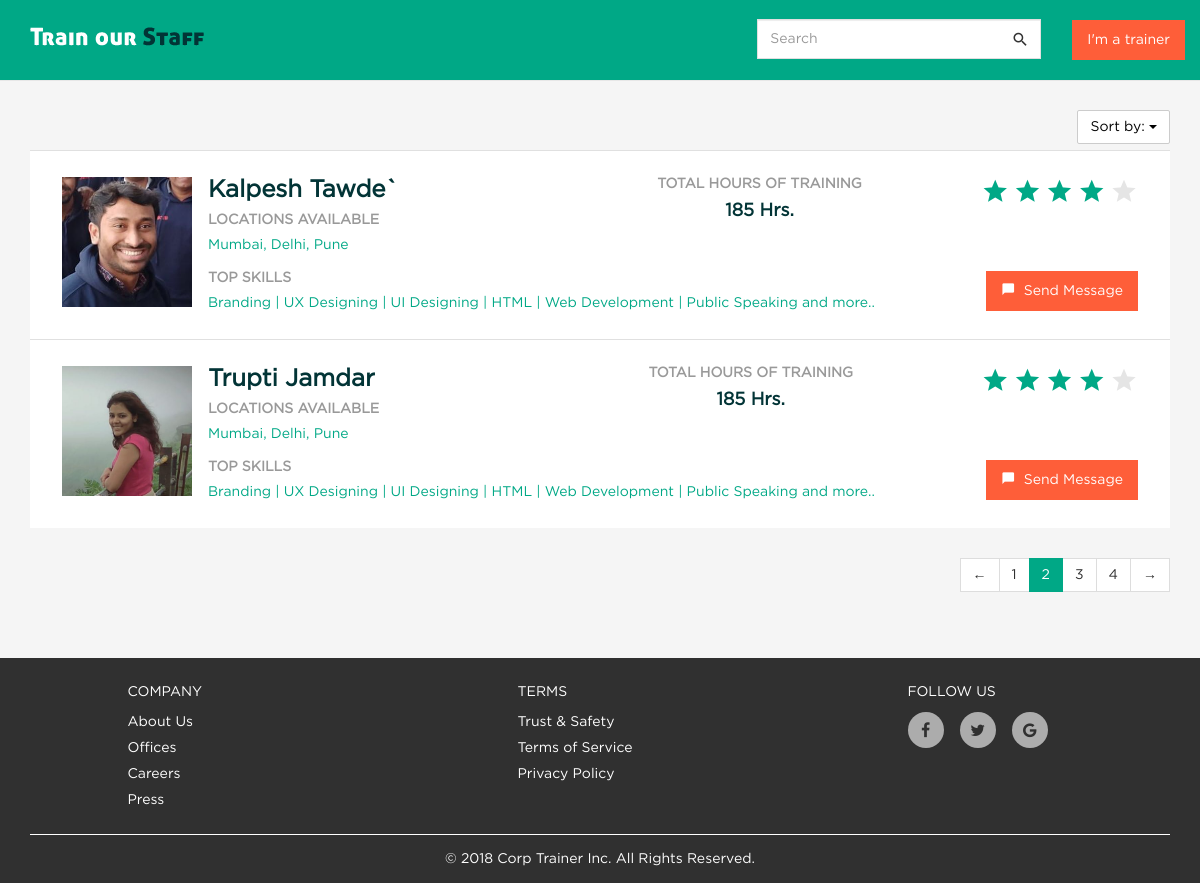
The app's page /trainer/listing/, older data.
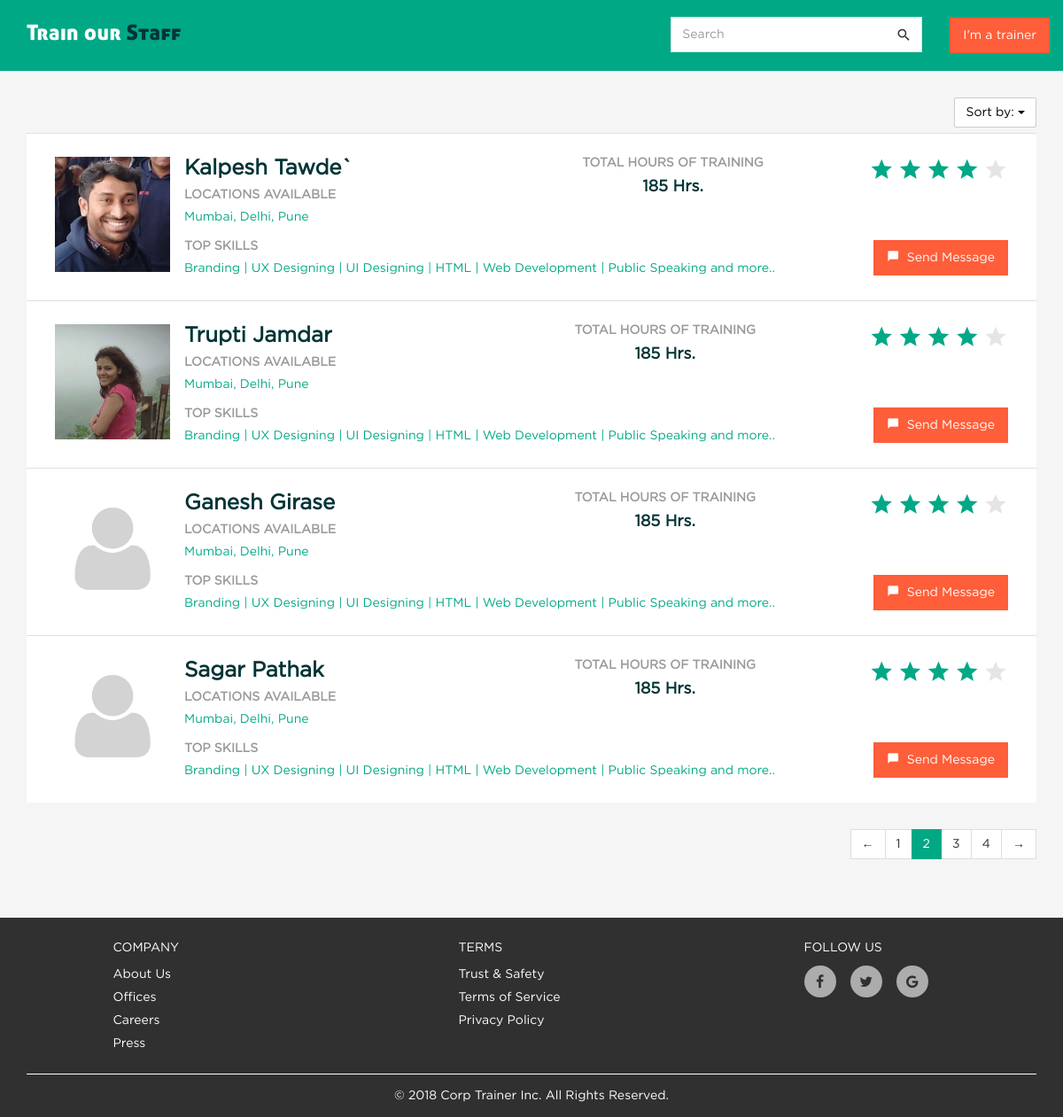
The same page, newer data.
### trainer/models.py (models this page shows, shortened)
class Profile(models.Model):
    user = models.ForeignKey(User, on_delete=models.CASCADE)
    country = models.CharField(max_length=100, null=True)
    photo = models.FileField(null=True, default="default_user.png", blank=True)
    rating = models.FloatField(null=True, blank=True)
    phone = models.CharField(max_length=20, null=True)
    availability = models.CharField(max_length=20, null=True, blank=True)
    website = models.CharField(max_length=200, null=True, blank=True)
    address = models.CharField(max_length=500, null=True, blank=True)
    birth_date = models.DateField(null=True)
    gender = models.CharField(max_length=10, null=True)

### trainer/views.py (the view)
class ListingView(generic.ListView):
    template_name = 'trainer/user_listing.html'
    model = Profile
    def get_queryset(self):
        queryset = super(ListingView, self).get_queryset()
        queryset = queryset.prefetch_related('user')
        if 'search' in self.request.GET:
            queryset = queryset.filter(
                Q(user__skill__title__contains=self.request.GET['search'])
            )
        queryset = queryset.annotate(total_cnt=Count('id'))
        return queryset
    def get_context_data(self, **kwargs):
        context = super(ListingView, self).get_context_data(**kwargs)
        context['search'] = self.request.GET.get('search', 'give-default-value')
        context['form'] = SearchForm()
        context['count'] = self.get_queryset().count()
        return context

### trainer/forms.py
class SearchForm(forms.Form):
    search = forms.CharField(
        max_length=20,
        widget=forms.TextInput(
            attrs={
                'class': 'form-control searchbox',
                'name': 'search',
                'placeholder': 'Find Trainer'
            }
        ),
        required=False
    )

### trainer/templates/trainer/user_listing.html (shortened to what this page needs)
{% extends 'trainer/base.html' %}
{% load static %}
{% block body %}
<div class="container">
    <div class="middle-section">
        <div class="search-result-header">
            <div class="pull-right dropdown-cntnr">
                <div class="dropdown">
                    <button class="btn btn-default dropdown-toggle white-drop" type="button" data-toggle="dropdown"><span id="selected">Sort by:</span>
                        <span class="caret"> </span>
                    </button>
                </div>
            </div>
        </div>
        <div class="profile-listing">
            <ul type="none">
                {% for profile in object_list %}
                <li class="profile-result">
                    <a href={% url 'trainer:detail' profile.id %}>
                    <div class="table-responsive">
                        <table class="table table-default table-borderless-border">
                            <tr>
                                <td rowspan="2" width="140px">
                                    <div class="result-pic" style="background-image: url({{profile.photo.url}});"></div>
                                </td>
                                <td>
                                    <div class="heading-text name-section">
                                        <h3>{{profile.user.first_name}} {{profile.user.last_name}}</h3>
                                        <div class="table-skills">
                                            <h5>LOCATIONS AVAILABLE</h5>
                                            <div class="table-skill-listing">Mumbai, Delhi, Pune</div>
                                        </div>
                                    </div>
                                </td>
                                <td class="text-center">
                                    <div class="hours-training">
                                        <h5>TOTAL HOURS OF TRAINING</h5>
                                        <h4>185 Hrs.</h4>
                                    </div>
                                </td>
                                <td class="text-right">
                                    <div class="ratings absolute-ratings">
                                        <ul class="star-container" type="none">
                                            <li><i class="icon-star star-filled"></i></li>
                                            <li><i class="icon-star star-filled"></i></li>
                                            <li><i class="icon-star star-filled"></i></li>
                                            <li><i class="icon-star star-filled"></i></li>
                                            <li><i class="icon-star"></i></li>
                                        </ul>
                                    </div>
                                </td>
                            </tr>
                            <tr>
                                <td colspan="2">
                                    <div class="table-skills">
                                    <h5>TOP SKILLS</h5>
                                    <div class="table-skill-listing">Branding | UX Designing | UI Designing | HTML | Web Development | Public Speaking and more..</div>
                    </div>
                    </td>
                    <td class="text-right">
                        <button class="btn btn-message" data-toggle="modal" data-target="#message-modal">
                            <i class="icon-chat_bubble"></i>&nbsp; Send Message
                        </button>
                    </td>
                    </tr>
                    </table>
                    </div>
                </li>
                {% endfor %}
            </ul>
        </div>
        <div class="text-right">
            <ul class="pagination corp-pagination">
                <li><a href="#">←</a></li>
                <li><a href="#">1</a></li>
                <li class="active"><a href="#">2</a></li>
                <li><a href="#">3</a></li>
                <li><a href="#">4</a></li>
                <li><a href="#">→</a></li>
            </ul>
        </div>
    </div>
</div>
{% endblock %}

### trainer/templates/trainer/base.html (shortened to what this page needs)
{% load static %}
<!DOCTYPE html>
<html lang="en">
<head>
{% include 'trainer/header.html' %}
</head>
<body>
{% if request.path != "/trainer/" %}
    {% include 'trainer/navbar.html' %}
{% endif %}
{% block body %}
{% endblock %}
{% include 'trainer/footer.html' %}
</body>
</html>

### trainer/templates/trainer/header.html (shortened to what this page needs)
{% load static %}
<link rel="stylesheet" href="{% static 'trainer/css/bootstrap.min.css' %}">
{% if request.path != "/trainer/" %}
    <link rel="stylesheet" href="{% static 'trainer/css/corporate.css' %}">
{% endif %}
<link rel="stylesheet" href="{% static 'trainer/css/landing.css' %}">
<link rel="stylesheet" href="{% static 'trainer/css/style.css' %}">
<link rel="stylesheet" type="text/css" href="https://stackpath.bootstrapcdn.com/font-awesome/4.7.0/css/font-awesome.min.css">
<link href="https://unpkg.com/aos@2.3.1/dist/aos.css" rel="stylesheet">

### trainer/templates/trainer/navbar.html (shortened to what this page needs)
{% load static %}
<nav class="navbar navbar-default header-section navbar-fixed-top">
    <div class="container">
        <div class="navbar-header">
            <a href="{% url 'trainer:listing' %}">
                <div class="navbar-brand logo-cntnr"><img
                        src="{% static 'trainer/img/logo.png' %}"
                        class="img-responsive">
                </div>
            </a>
        </div>
        <div class="collapse navbar-collapse" id="myNavbar">
            <ul class="nav navbar-nav navbar-right navbar-menu ">
                <li>
                    <div class="form-group">
                        <form method="get " role="search" action="{% url 'trainer:listing' %}">
                            <input type="text" name="search" placeholder="Search" class="form-control searchbox">
                            <span class="search-btn"><i class="icon-search"></i></span>
                        </form>
                    </div>
                </li>
                {% if user.is_authenticated %}
                <li><a href="{% url 'trainer:inbox' %}"><span class="icon-notifications"><div class="badge">5</div></span></a></li>
                <li class="dropdown">
                    <a class="dropdown-toggle" data-toggle="dropdown" href="#">
                        <div class="user-pic" style="background: url('/media/{{user.profile_set.all.0.photo}}') center no-repeat;"></div>
                    </a>
                    <ul class="dropdown-menu">
                        <li><a href="{% url 'trainer:update' %}">Edit Profile</a></li>
                        <li><a href="{% url 'trainer:logout' %}">Logout</a></li>
                    </ul>
                </li>
                {% else %}
                <li><a href="{% url 'trainer:register' %}" class="btn btn-message">I'm a trainer</a></li>
                {% endif %}
            </ul>
        </div>
    </div>
</nav>

### trainer/templates/trainer/footer.html (shortened to what this page needs)
{% load static %}
    <div class="footer">
        <div class="container">
            <div class="row">
                <div class="col-sm-3 col-sm-offset-1 col-xs-6">
                    <div class="foot-list-heading">Company</div>
                    <ul type="none" class="foot-links">
                        <li><a>About Us</a></li>
                        <li><a>Offices</a></li>
                        <li><a>Careers</a></li>
                        <li><a>Press</a></li>
                    </ul>
                </div>
                <div class="col-sm-3 col-sm-offset-1 col-xs-6">
                    <div class="foot-list-heading">Terms</div>
                    <ul type="none" class="foot-links">
                        <li><a>Trust & Safety</a></li>
                        <li><a>Terms of Service</a></li>
                        <li><a>Privacy Policy</a></li>
                    </ul>
                </div>
                <div class="col-sm-3 col-sm-offset-1 col-xs-12">
                    <div class="foot-list-heading">Follow Us</div>
                    <ul type="none" class="foot-social">
                        <li><a href="#"><i class="fa fa-facebook"></i></a></li>
                        <li><a href="#"><i class="fa fa-twitter"></i></a></li>
                        <li><a href="#"><i class="fa fa-google"></i></a></li>
                    </ul>
                </div>
            </div>
            <div class="lower-footer">
                © 2018 Corp Trainer Inc. All Rights Reserved.
            </div>
        </div>
    </div>

### trainer/templates/trainer/script.html (shortened to what this page needs)
{% load static %}

### trainer/static/trainer/css/corporate.css (style rules this page uses)
* { font-family: 'gotham', sans-serif; }
html { height: 100%; }
body { margin-top: 70px; height: 100%; background-color: #f5f5f5; }
.header-section { background-color: #00a886; height: auto; margin-bottom: 0px; z-index: 2; padding: 4px 0; }
.logo-cntnr { height: auto; padding: 8px 15px; line-height: 48px; }
.logo-cntnr img { display: inline-block; margin-right: 15px; }
.navbar-menu>li>a { font-size: 22px; color: #fff !important; line-height: 40px; transition: 0.4s; }
.navbar-menu>li>div.form-group { margin-bottom: 0; margin-top: 15px; padding: 0px 15px; }
.searchbox { border-width: 1px; border-color: rgb(224, 224, 224); border-style: solid; background-color: rgb(255, 255, 255); border-radius: 0; position: relative; height: 40px; min-width: 284px; padding-right: 35px; }
span.search-btn { position: absolute; right: 16px; top: 17px; font-size: 18px; height: 37px; width: 40px; text-align: center; background: #fff; }
span.search-btn>i { line-height: 37px; }
.middle-section { padding-top: 40px; margin-bottom: 40px; }
.ratings ul.star-container { padding-left: 0; }
.ratings ul.star-container li { display: inline-block; }
.ratings ul.star-container li i { font-size: 32px; color: #e5e5e5; }
.ratings ul.star-container li i.star-filled { color: #00a886; }
.heading-text { margin-bottom: 32px; }
.heading-text h3 { margin-top: 0; color: #023436; font-weight: 600; }
.heading-text h5 { color: #02715b; font-weight: 600; font-size: 16px; }
button.btn-message { background-color: #fe5e39; color: #fff; border-radius: 0; padding: 9px 14px; transition: 0.4s; }
.white-drop { text-align: center; background: #fff; color: #000; border: 1px solid #ccc; box-shadow: none; border-radius: 2px; }
.search-result-header { margin-bottom: 40px; }
.profile-listing ul { padding-left: 0; }
.profile-listing ul li.profile-result { background-color: #fff; padding: 18px 24px; border-top: 1px solid #e0e0e0; }
.profile-listing ul li.profile-result a { text-decoration: none; }
.profile-listing ul li.profile-result div.result-pic { height: 130px; width: 130px; background-position: center; background-size: cover; display: inline-block; }
.hours-training { text-align: center; }
.hours-training h5 { color: #999; font-weight: 700; margin-top: 0; margin-bottom: 4px; font-size: 14px; }
.hours-training h4 { color: #023436; font-weight: 700; }
.absolute-ratings i { font-size: 28px !important; }
.table-borderless-border, .table-borderless-border tr td { border: none !important; margin-bottom: 0; }
.table-borderless-border td { table-layout: fixed; }
.table-skills h5 { color: #999; font-weight: 700; margin-top: 0; margin-bottom: 6px; font-size: 14px; }
.table-skills .table-skill-listing { font-size: 14px; color: #00a886; }
.name-section { margin-bottom: 0; }
ul.corp-pagination>.active>a, ul.corp-pagination>.active>a:focus, ul.corp-pagination>.active>a:hover, ul.corp-pagination>.active>span, ul.corp-pagination>.active>span:focus, ul.corp-pagination>.active>span:hover { background-color: #00a886; border-color: #00a886; }
ul.corp-pagination li a { color: #303030; }
ul.corp-pagination>li:first-child>a, ul.corp-pagination>li:first-child>span, ul.corp-pagination>li:last-child>a, ul.corp-pagination>li:last-child>span { border-radius: 0; }
.footer { background-color: #303030; color: #fff; padding: 24px 0 14px 0; }
.lower-footer { border-top: 1px solid #fff; text-align: center; padding-top: 14px; }
.foot-list-heading { text-transform: uppercase; font-weight: 500; margin-bottom: 10px; }
ul.foot-links, ul.foot-social { padding-left: 0; margin-bottom: 24px; }
ul.foot-links li { margin-bottom: 6px; }
ul.foot-links li a { color: #fff; cursor: pointer; }
ul.foot-social li { display: inline; }
ul.foot-social li a { height: 36px; background: #fff; border-radius: 50%; width: 36px; display: inline-block; margin-right: 12px; position: relative; color: #303030; opacity: 0.6; transition: 0.4s all; -webkit-transition: 0.4s all; -moz-transition: 0.4s all; -o-transition: 0.4s all; }
ul.foot-social li a i { font-size: 16px; position: absolute; top: 50%; left: 50%; transform: translate(-50%, -50%); -webkit-transform: translate(-50%, -50%); -moz-transform: translate(-50%, -50%); -o-transform: translate(-50%, -50%); }

Row changes from the older to the newer data that the page shows:
added Profile: photo (placeholder picture), user.first_name "Ganesh", user.last_name "Girase"
added Profile: photo (placeholder picture), user.first_name "Sagar", user.last_name "Pathak"
